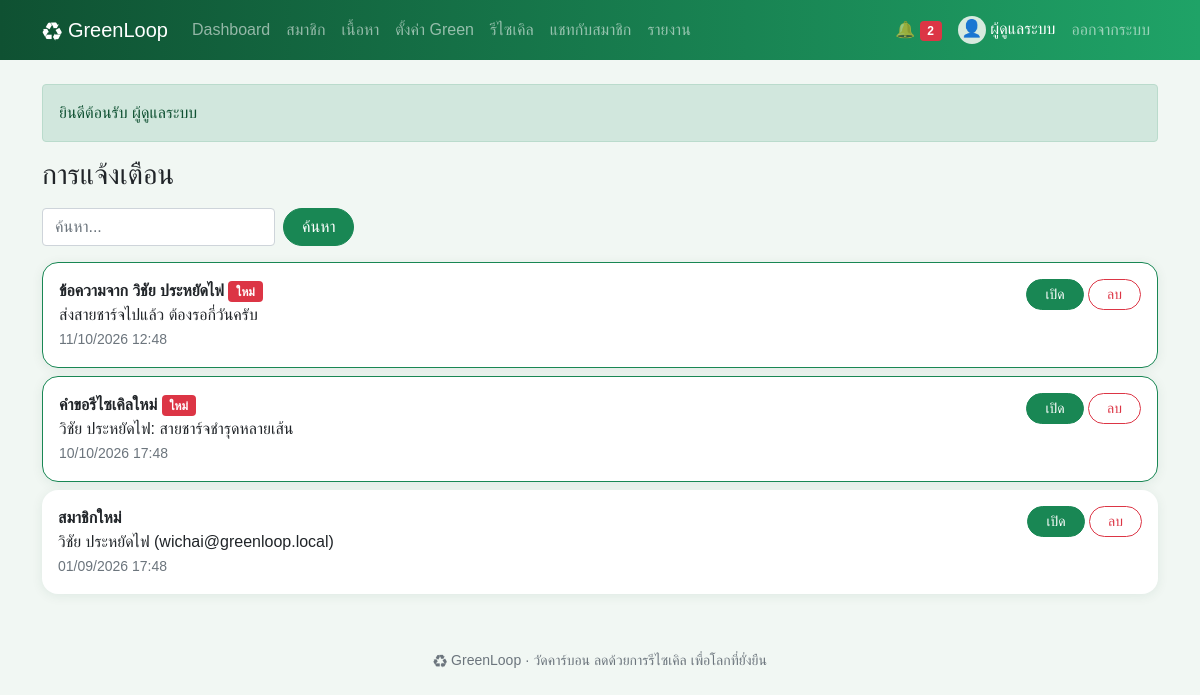
Screenshot of /notifications.php (signed in) with the database file from the repository.
### tables this page shows
CREATE TABLE users (
    id INT AUTO_INCREMENT PRIMARY KEY,
    name VARCHAR(100) NOT NULL,
    email VARCHAR(100) NOT NULL UNIQUE,
    phone VARCHAR(10) NOT NULL,
    avatar VARCHAR(50) NOT NULL DEFAULT '' COMMENT 'ชื่อไฟล์รูปโปรไฟล์ใน uploads/',
    password VARCHAR(255) NOT NULL,
    question VARCHAR(100) NOT NULL COMMENT 'คำถามกันลืมรหัสผ่านที่สมาชิกเลือก',
    answer VARCHAR(255) NOT NULL COMMENT 'คำตอบกันลืมรหัสผ่าน (เข้ารหัส)',
    role ENUM('user','admin') NOT NULL DEFAULT 'user',
    status ENUM('active','suspended') NOT NULL DEFAULT 'active',
    points INT NOT NULL DEFAULT 0,
    created_at DATETIME NOT NULL DEFAULT CURRENT_TIMESTAMP
);

CREATE TABLE notifications (
    id INT AUTO_INCREMENT PRIMARY KEY,
    user_id INT NULL,
    title VARCHAR(150) NOT NULL,
    message VARCHAR(500) NOT NULL,
    link VARCHAR(100) NOT NULL DEFAULT '',
    is_read TINYINT(1) NOT NULL DEFAULT 0,
    created_at DATETIME NOT NULL DEFAULT CURRENT_TIMESTAMP,
    FOREIGN KEY (user_id) REFERENCES users (id) ON DELETE CASCADE
);

### notifications.php (the view, shortened to what this page needs)
<?php
require 'init.php';
need_login();
$rows = all('SELECT * FROM notifications WHERE user_id <=> ? AND (title LIKE ? OR message LIKE ?) ORDER BY id DESC', [inbox(), like(), like()]);
head('การแจ้งเตือน');
search();
?>
<?php foreach ($rows as $r): ?>
  <div class="card card-body mb-2 <?= $r['is_read'] ? '' : 'border border-success' ?>">
    <form method="post" class="d-flex justify-content-between gap-2">
      <div><b><?= e($r['title']) ?></b> <?= $r['is_read'] ? '' : '<span class="badge bg-danger">ใหม่</span>' ?><br><?= e($r['message']) ?><br><small class="text-muted"><?= dt($r['created_at']) ?></small></div>
      <div class="text-nowrap">
        <?php if ($r['link']): ?><a class="btn btn-sm btn-success" href="<?= e($r['link']) ?>">เปิด</a><?php endif; ?>
        <button class="btn btn-sm btn-outline-danger" onclick="return confirm('ลบการแจ้งเตือนนี้?')">ลบ</button>
      </div>
    </form>
  </div>
<?php endforeach; ?>
<?php foot() ?>

### init.php (shortened to what this page needs)
<?php
$db = new PDO('mysql:host=localhost;dbname=greenloop;charset=utf8mb4', 'root', '');
$db->setAttribute(PDO::ATTR_ERRMODE, PDO::ERRMODE_EXCEPTION);
$db->setAttribute(PDO::ATTR_DEFAULT_FETCH_MODE, PDO::FETCH_ASSOC);
function q($sql, $p = [])
{
    global $db;
    $s = $db->prepare($sql);
    $s->execute($p);
    return $s;
}
function all($sql, $p = []) { return q($sql, $p)->fetchAll(); }
function one($sql, $p = []) { return q($sql, $p)->fetch(); }
function val($sql, $p = []) { return q($sql, $p)->fetchColumn(); }
function e($s) { return htmlspecialchars($s ?? '', ENT_QUOTES); }
function g($k, $d = '') { return trim($_GET[$k] ?? $d); }
function like() { return '%' . g('q') . '%'; }
function dt($s) { return $s ? date('d/m/Y H:i', strtotime($s)) : '-'; }
function inbox() { return me()['role'] == 'admin' ? null : me()['id']; }
function pic($file, $size = 40, $icon = '👤', $link = false)
{
    if (!$file) return "<span class='pic' style='width:{$size}px;height:{$size}px;font-size:" . $size * .6 . "px'>$icon</span>";
    $img = "<img class='pic' src='" . UP . "uploads/$file' width='$size' height='$size' alt=''>";
    return $link ? "<a href='" . UP . "uploads/$file' target='_blank'>$img</a>" : $img;
}
function me()
{
    static $u;
    if (!$u && isset($_SESSION['uid'])) $u = one("SELECT * FROM users WHERE id = ? AND status = 'active'", [$_SESSION['uid']]);
    return $u;
}
function need_login()
{
    if (!me()) go(UP . 'login.php', 'กรุณาเข้าสู่ระบบก่อน', 'warning');
    return me();
}
function search($extra = '')
{
    echo "<form class='d-flex flex-wrap gap-2 mb-3 d-print-none'>$extra<input class='form-control w-auto' name='q' value='" . e(g('q')) . "' placeholder='ค้นหา...'><button class='btn btn-success'>ค้นหา</button></form>";
}
function head($title, $show = true)
{
    $u = me();
    $menu = !$u ? [] : ($u['role'] == 'admin' ? MENU_ADMIN : MENU_USER);
    ?>
<!doctype html>
<html lang="th">
<head>
<link rel="stylesheet" href="<?= UP ?>assets/bootstrap.min.css">
<link rel="stylesheet" href="<?= UP ?>assets/style.css">
</head>
<body>
<nav class="navbar navbar-expand-lg navbar-dark d-print-none">
  <div class="container">
    <a class="navbar-brand" href="<?= UP ?>index.php">♻ GreenLoop</a>
    <div class="collapse navbar-collapse" id="menu">
      <div class="navbar-nav me-auto">
        <?php foreach ($menu as $file => $name): ?>
          <a class="nav-link" href="<?= UP . $file ?>"><?= $name ?></a>
        <?php endforeach; ?>
      </div>
      <div class="navbar-nav align-items-lg-center">
        <?php if (!$u): ?>
          <a class="nav-link" href="<?= UP ?>login.php">เข้าสู่ระบบ</a>
          <a class="nav-link" href="<?= UP ?>register.php">สมัครสมาชิก</a>
        <?php else: ?>
          <a class="nav-link" href="<?= UP ?>notifications.php">🔔 <span class="badge bg-danger"><?= val('SELECT COUNT(*) FROM notifications WHERE is_read = 0 AND user_id <=> ?', [inbox()]) ?></span></a>
          <span class="navbar-text text-white mx-2"><?= pic($u['avatar'], 28) ?> <?= e($u['name']) ?></span>
          <a class="nav-link" href="<?= UP ?>logout.php">ออกจากระบบ</a>
        <?php endif; ?>
      </div>
    </div>
  </div>
</nav>
<main class="container py-4">
<?php if (isset($_SESSION['flash'])): ?>
  <div class="alert alert-<?= $_SESSION['flash'][1] ?>"><?= e($_SESSION['flash'][0]) ?></div>
<?php unset($_SESSION['flash']); endif; ?>
<?php if ($show): ?><h3 class="mb-3"><?= $title ?></h3><?php endif; ?>
    <?php
}
function foot()
{
    echo '</main><footer class="text-center text-muted small py-4 d-print-none">♻ GreenLoop · วัดคาร์บอน ลดด้วยการรีไซเคิล เพื่อโลกที่ยั่งยืน</footer>'
        . '<script src="' . UP . 'assets/bootstrap.bundle.min.js"></script></body></html>';
}

### assets/style.css (style rules this page uses)
body { background: #f1f7f3; font-family: "Leelawadee UI", Tahoma, sans-serif; }
.navbar { background: linear-gradient(90deg, #0f5132, #1fa367); }
.btn { border-radius: 50px; padding-left: 18px; padding-right: 18px; }
.card { border: 0; border-radius: 16px; box-shadow: 0 2px 12px rgba(15, 81, 50, .08); }
.pic { display: inline-block; object-fit: cover; border-radius: 50%; background: #d7eadf; text-align: center; vertical-align: middle; }

### rows the page displays
users: role "Dashboard", role "สมาชิก", role "เนื้อหา", role "ตั้งค่า Green", role "รีไซเคิล", role "แชทกับสมาชิก", role "รายงาน", name "ผู้ดูแลระบบ"
notifications: title "ข้อความจาก วิชัย ประหยัดไฟ", is_read "ใหม่", message "ส่งสายชาร์จไปแล้ว ต้องรอกี่วันครับ", created_at "11/10/2026 12:48"
notifications: title "คำขอรีไซเคิลใหม่", is_read "ใหม่", message "วิชัย ประหยัดไฟ: สายชาร์จชำรุดหลายเส้น", created_at "10/10/2026 17:48"
notifications: title "สมาชิกใหม่", message "วิชัย ประหยัดไฟ (wichai@greenloop.local)", created_at "01/09/2026 17:48"

### other values shown
$icon "👤"
$_SESSION['flash'][0] "ยินดีต้อนรับ ผู้ดูแลระบบ"
$title "การแจ้งเตือน"
